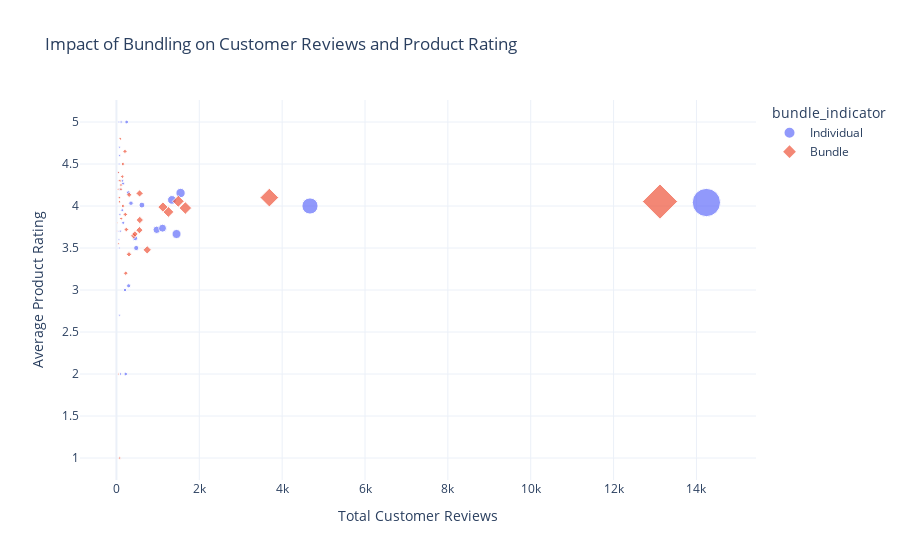

Source (notebook cell):
### Code cell
import plotly.express as px

# Assuming bundle_analysis is already defined
data_for_plot = bundle_analysis.head(100).reset_index()

# Create the scatter plot
fig = px.scatter(
    data_for_plot,
    x='customer_reviews_count',
    y='product_rating',
    color='bundle_indicator',  # Differentiate between bundled and individual
    symbol='bundle_indicator',  # Use different symbols for bundled and individual
    size='customer_reviews_count',  # Optionally represent review count as size
    hover_name='brand',  # Show brand name on hover
    title='Impact of Bundling on Customer Reviews and Product Rating'
)

fig.update_layout(
    xaxis_title='Total Customer Reviews',
    yaxis_title='Average Product Rating'
)

fig.show()

### Figure 1 — Plotly figure (JSON) as saved in the notebook; plotly's stock layout.template omitted (floating-point values rounded to 4 significant figures)
{"data": [{"hovertemplate": "<b>%{hovertext}</b><br><br>bundle_indicator=Individual<br>customer_reviews_count=%{marker.size}<br>product_rating=%{y}<extra></extra>", "hovertext": ["sumeru", "mother dairy", "moha", "marshmallow", "mJOY", "kwality walls", "kings Coffee", "iD Fresho", "iD", "ezy", "ella Spices", "e-millet", "camry", "bigbasket", "bb Royal", "bb Popular", "bb Combo", "Zour Bomb", "Zorabian", "Zoik", "Zoe", "Ziva", "Zippo", "Ziofit", "Zevic Premium", "Zevic", "Zerobeli", "Zebronics", "Zazzy", "Zandu", "Zago", "ZOROY", "ZM LABS", "ZEISS", "Z", "Yummiez", "Yum Yum", "Yujing", "York", "Yoni", "Yoga bar", "Yes You Can", "Yera", "Yellow Spark", "Yellow Crumb", "Yashoda ", "Yardley London", "Yakult", "Yagna", "YVES ROCHER", "Xishifeng", "Xing wang"], "legendgroup": "Individual", "marker": {"color": "#636efa", "size": [453, 289, 88, 48, 113, 478, 56, 141, 351, 89, 60, 45, 27, 143, 14240, 1339, 4672, 70, 93, 69, 247, 18, 85, 149, 18, 28, 164, 31, 61, 104, 71, 39, 84, 9, 96, 972, 295, 160, 615, 207, 1113, 136, 1451, 69, 77, 93, 1548, 75, 65, 224, 73, 95], "sizemode": "area", "sizeref": 35.6, "symbol": "circle"}, "mode": "markers", "name": "Individual", "orientation": "v", "showlegend": true, "type": "scatter", "x": [453, 289, 88, 48, 113, 478, 56, 141, 351, 89, 60, 45, 27, 143, 14240, 1339, 4672, 70, 93, 69, 247, 18, 85, 149, 18, 28, 164, 31, 61, 104, 71, 39, 84, 9, 96, 972, 295, 160, 615, 207, 1113, 136, 1451, 69, 77, 93, 1548, 75, 65, 224, 73, 95], "xaxis": "x", "y": [3.617, 4.157, null, 4.4, 5, 3.5, null, 3.95, 4.033, 2, 5, 3.7, 3.5, 4.3, 4.041, 4.073, 4, 4.2, null, null, 5, 4, null, null, 4.1, 4.3, 3.8, null, 3.6, 4.2, 2.7, null, 3.9, null, 2, 3.717, 3.05, 4.267, 4.011, 3, 3.736, null, 3.667, 3.5, 4.6, 3.7, 4.155, 4.2, 4.5, 2, 4.7, null], "yaxis": "y"}, {"hovertemplate": "<b>%{hovertext}</b><br><br>bundle_indicator=Bundle<br>customer_reviews_count=%{marker.size}<br>product_rating=%{y}<extra></extra>", "hovertext": ["sumeru", "mother dairy", "moha", "marshmallow", "kwality walls", "kings Coffee", "iD Fresho", "iD Fresh", "iD", "ezy", "ella Spices", "bigbasket", "bb Royal", "bb Popular", "bb Combo", "Zorabian", "Zoe", "Ziva", "Zippo", "Ziofit", "Zevic Premium", "Zerobeli", "Zermisol", "Zebronics", "Zandu", "ZOROY", "ZM LABS", "ZEISS", "Z", "Yummiez", "Yum Yum", "Yujing", "York", "Yoo Yee", "Yoni", "Yongsheng", "Yoga bar", "Yoga Pulp", "Yera", "Yellow Spark", "Yellow Crumb", "Yardley London", "Yan Yan ", "Yakult", "YVES ROCHER", "Xishifeng", "Xing wang", "XPEL"], "legendgroup": "Bundle", "marker": {"color": "#EF553B", "size": [416, 307, 114, 21, 555, 167, 215, 73, 156, 16, 191, 94, 13120, 1664, 3691, 263, 69, 75, 99, 133, 115, 52, 110, 98, 559, 82, 239, 144, 58, 743, 225, 48, 564, 93, 285, 155, 1254, 76, 1123, 447, 68, 1493, 109, 48, 206, 26, 47, 303], "sizemode": "area", "sizeref": 35.6, "symbol": "diamond"}, "mode": "markers", "name": "Bundle", "orientation": "v", "showlegend": true, "type": "scatter", "x": [416, 307, 114, 21, 555, 167, 215, 73, 156, 16, 191, 94, 13120, 1664, 3691, 263, 69, 75, 99, 133, 115, 52, 110, 98, 559, 82, 239, 144, 58, 743, 225, 48, 564, 93, 285, 155, 1254, 76, 1123, 447, 68, 1493, 109, 48, 206, 26, 47, 303], "xaxis": "x", "y": [3.644, 4.133, null, 3.8, 3.712, null, 3.9, 4.1, 4, 3.7, null, 4.3, 4.053, 3.976, 4.1, null, 4.3, 4.05, null, null, 3.85, 3.55, 4.25, null, 4.15, 1, 3.72, 4.35, 2, 3.478, 3.2, 4.4, 3.833, 4.8, null, 4.5, 3.929, null, 3.987, 3.667, null, 4.056, 4.2, 4.2, 4.65, 4.2, null, 3.425], "yaxis": "y"}], "layout": {"legend": {"itemsizing": "constant", "title": {"text": "bundle_indicator"}, "tracegroupgap": 0}, "title": {"text": "Impact of Bundling on Customer Reviews and Product Rating"}, "xaxis": {"anchor": "y", "domain": [0, 1], "title": {"text": "Total Customer Reviews"}}, "yaxis": {"anchor": "x", "domain": [0, 1], "title": {"text": "Average Product Rating"}}}}
